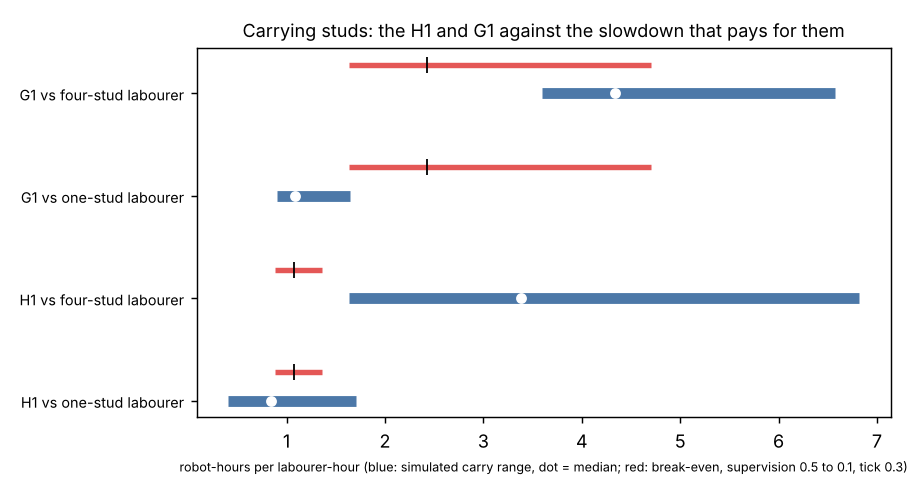

The script that saved this image:
"""Draw figure.png from results.json: simulated carry slowdown ranges against the break-even slowdown."""
import json
from pathlib import Path

import matplotlib
matplotlib.use("Agg")
import matplotlib.pyplot as plt  # noqa: E402

HERE = Path(__file__).resolve().parent


def main():
    r = json.loads((HERE / "results.json").read_text())["carry"]
    fig, ax = plt.subplots(figsize=(7, 3.8))
    rows = [("H1 vs one-stud labourer", "H1", "1"), ("H1 vs four-stud labourer", "H1", "4"),
            ("G1 vs one-stud labourer", "G1", "1"), ("G1 vs four-stud labourer", "G1", "4")]
    for i, (name, robot, b) in enumerate(rows):
        c = r[robot][b]
        ax.plot([c["min"], c["max"]], [i, i], lw=6, color="#4c78a8", solid_capstyle="butt")
        ax.plot([c["median"]], [i], "o", color="white", ms=5)
        s = r[robot]["s_star"]
        ax.plot([s["0.5"], s["0.1"]], [i + .28, i + .28], lw=3, color="#e45756", solid_capstyle="butt")
        ax.plot([s["0.3"]], [i + .28], "|", color="black", ms=9)
    ax.set_yticks(range(4))
    ax.set_yticklabels([n for n, _, _ in rows], fontsize=8)
    ax.set_xlabel("robot-hours per labourer-hour (blue: simulated carry range, dot = median; red: break-even, supervision 0.5 to 0.1, tick 0.3)")
    ax.xaxis.label.set_size(7)
    ax.set_title("Carrying studs: the H1 and G1 against the slowdown that pays for them", fontsize=10)
    fig.tight_layout()
    fig.savefig(HERE / "figure.png", dpi=130)


if __name__ == "__main__":
    main()
